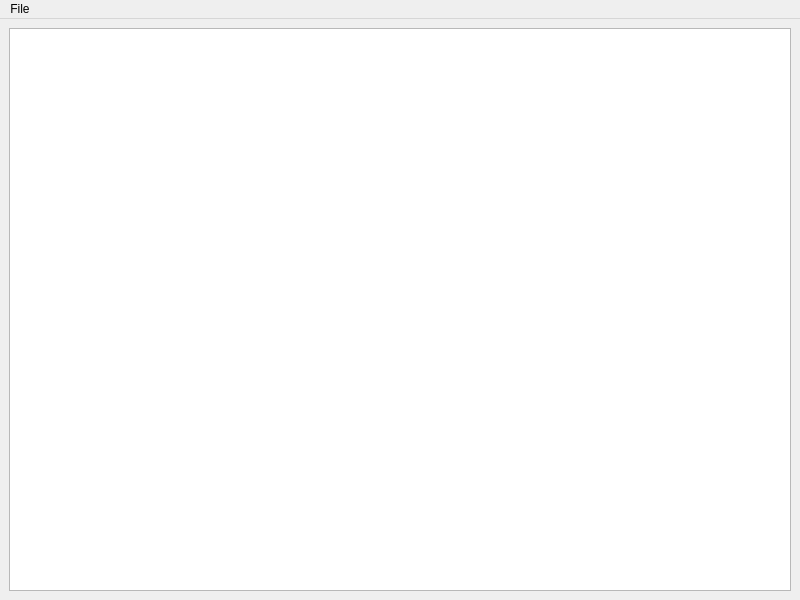
<?xml version="1.0" encoding="UTF-8"?>
<ui version="4.0">
 <class>main_window</class>
 <widget class="QMainWindow" name="main_window">
  <property name="geometry">
   <rect>
    <x>0</x>
    <y>0</y>
    <width>800</width>
    <height>600</height>
   </rect>
  </property>
  <property name="windowTitle">
   <string>DORK Editor</string>
  </property>
  <widget class="QWidget" name="centralwidget">
   <layout class="QHBoxLayout" name="horizontalLayout">
    <item>
     <widget class="DictionaryTreeView" name="tree_view"/>
    </item>
   </layout>
  </widget>
  <widget class="QMenuBar" name="menubar">
   <property name="geometry">
    <rect>
     <x>0</x>
     <y>0</y>
     <width>800</width>
     <height>20</height>
    </rect>
   </property>
   <widget class="QMenu" name="menuFile">
    <property name="title">
     <string>File</string>
    </property>
    <addaction name="action_open"/>
    <addaction name="action_save"/>
   </widget>
   <addaction name="menuFile"/>
  </widget>
  <action name="action_open">
   <property name="text">
    <string>Open</string>
   </property>
   <property name="shortcut">
    <string>Ctrl+O</string>
   </property>
  </action>
  <action name="action_save">
   <property name="text">
    <string>Save</string>
   </property>
   <property name="shortcut">
    <string>Ctrl+S</string>
   </property>
  </action>
 </widget>
 <customwidgets>
  <customwidget>
   <class>DictionaryTreeView</class>
   <extends>QTreeView</extends>
   <header>dictionarytreeview.h</header>
  </customwidget>
 </customwidgets>
 <resources/>
 <connections/>
</ui>
